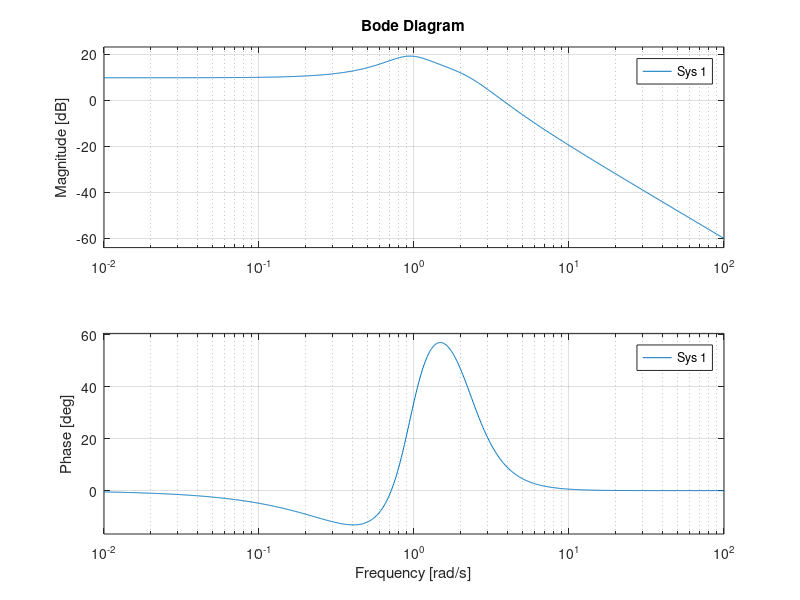
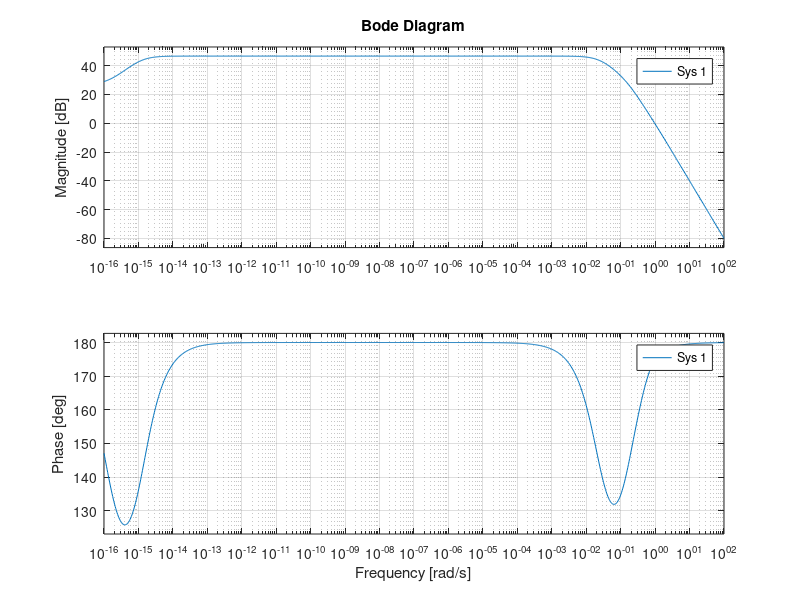
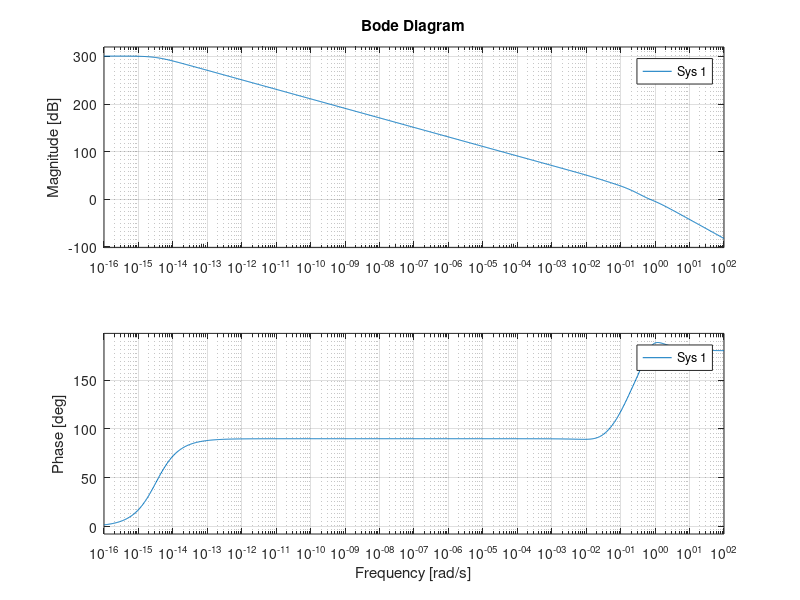

Here is the MATLAB script that generated these plots, in order:
% Lateral aerodynamic coefficients
Y_beta_over_V = -1;
Y_p_over_V = 0.75;
Y_r_over_V = -0.50;
g = 9.81;
g_over_V = 0.05;
Y_A_over_V = 0.5;
Y_R_over_V = -1;
L_beta = 0.1;
L_p = 0.1;
L_r = 0.1;
L_A = 0.25;
L_R = 1;
N_beta = 0.25;
N_p = 0.25;
N_r = -0.25;
N_A = 0.25;
N_R = 0.75;

% Longitudinal aerodynamic coefficients
X_u = -0.1;
g = 9.81;
Z_u_over_V = -0.1;
Z_a_over_V = -0.1;
M_q = -0.5;
M_u = -0.05;
M_lambda = -5;
X_E = -1;
M_E = -10;
X_lambda = -14;
Z_E_over_V = -0.1;
Z_lambda_over_V = -1;


% State variables, this is an LTI system
A = [X_u, X_lambda, 0, -g, 0, 0, 0, 0, 0;
     Z_u_over_V, Z_lambda_over_V, 1, 0, 0, 0, 0, 0, 0;
     M_u, M_lambda, M_q, 0, 0, 0, 0, 0, 0;
     0, 0, 1, 0, 0, 0, 0, 0, 0;
     0, 0, 0, 0, Y_beta_over_V, Y_p_over_V, (Y_r_over_V-1), g_over_V, 0;
     0, 0, 0, 0, L_beta, L_p, L_r, 0, 0;
     0, 0, 0, 0, N_beta, N_p, N_r, 0, 0;
     0, 0, 0, 0, 0, 1, 0, 0, 0;
     0, 0, 0, 0, 0, 0, 1, 0, 0];

B = [1, 0, 0;
     1, 0, 0;
     M_E, 0, 0;
     0, 0, 0;
     0, Y_A_over_V, Y_R_over_V;
     0, L_A, L_R;
     0, N_A, N_R;
     0, 0, 0;
     0, 0, 0];

C = [0, 0, 0, 1, 0, 0, 0, 0, 0;
     0, 0, 0, 0, 0, 0, 0, 1, 0;
     0, 0, 0, 0, 0, 0, 0, 0, 1];

D = 0;


%%%%%%%%%% Open loop system analysis %%%%%%%%%%
open_loop_sys = ss(A, B, C, D, 'InputName', {'Elevator', 'Aileron', 'Rubber'}, 'OutputName', {'Pitch', 'Yaw', 'Roll'});
T = tf(open_loop_sys);


%%%%%%%%%% Pitch Analysis %%%%%%%%%%
figure(1)
subplot(1, 3, 1)
impulse(T(1, 1))

subplot(1, 3, 2)
step(T(1, 1))

subplot(1, 3, 3)
bode(T(1, 1))
[gm_pitch_input_elevator, pm_pitch_input_elevator] = margin(T(1, 1))


%%%%%%%%%% Yaw Analysis %%%%%%%%%%
figure(2)
subplot(3, 2, 1)
impulse(T(2, 2))
subplot(3, 2, 2)
impulse(T(2, 3))

subplot(3, 2, 3)
step(T(2, 2))
subplot(3, 2, 4)
step(T(2, 3))

subplot(3, 2, 5)
bode(T(2, 2))
[gm_yaw_input_aileron, pm_yaw_input_aileron] = margin(T(2, 2))
subplot(3, 2, 6)
bode(T(2, 3))
[gm_yaw_input_rubber, pm_yaw_input_rubber] = margin(T(2, 3))


%%%%%%%%%% Roll Analysis %%%%%%%%%%
figure(3)
subplot(3, 2, 1)
impulse(T(3, 2))
subplot(3, 2, 2)
impulse(T(3, 3))

subplot(3, 2, 3)
step(T(3, 2))
subplot(3, 2, 4)
step(T(3, 3))

subplot(3, 2, 5)
bode(T(3, 2))
[gm_roll_input_aileron, pm_roll_input_aileron] = margin(T(3, 2))
subplot(3, 2, 6)
bode(T(3, 3))
[gm_roll_input_rubber, pm_roll_input_rubber] = margin(T(3, 3))
